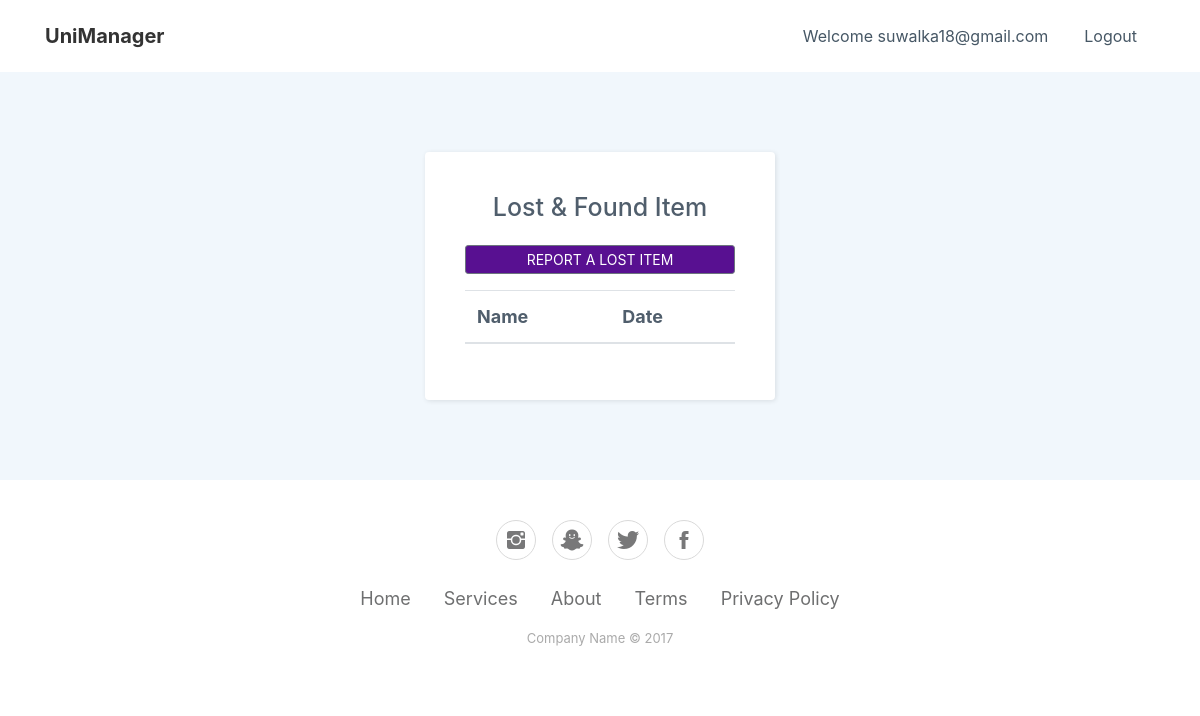
The app's page /home/lost-and-found (signed in), older data.
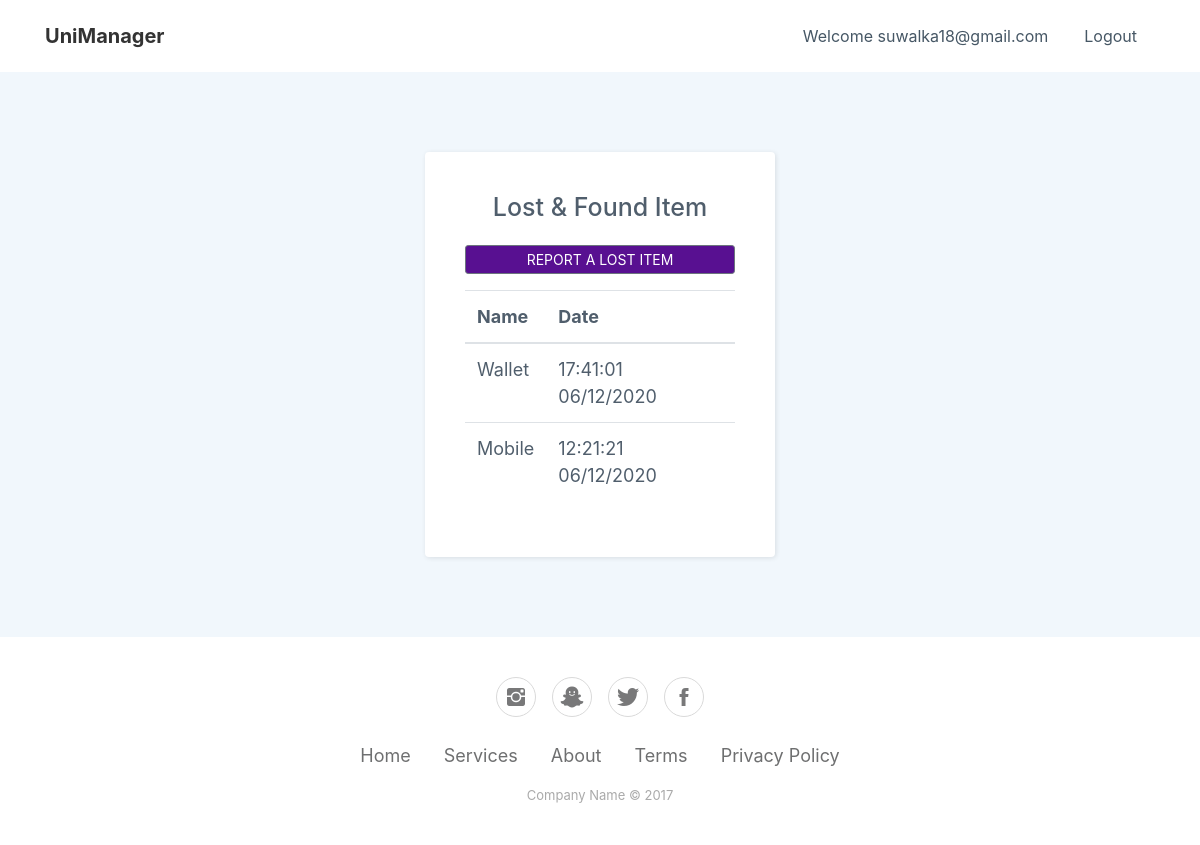
The same page, newer data.
### myapp/models.py (models this page shows)
class LostAndFound(models.Model):
    name = models.CharField(blank=False, null=False, max_length=100)
    information = models.CharField(blank=True, null=False, max_length=1000)
    status = models.IntegerField(blank=False, null=False, default=0)
    submit_date = models.DateTimeField(auto_now=True, null=False, blank=False)
    submit_user = models.ForeignKey(get_user_model(), on_delete=models.CASCADE, related_name="user_submit")
    takeaway_user = models.ForeignKey(get_user_model(), null=True, default=None, on_delete=models.CASCADE, related_name="user_takeaway")
    takeaway_date = models.DateTimeField(default=None, null=True, blank=False)
    item_received = models.BooleanField(default=False)

### myapp/views.py (the view)
# urls.py: path("home/lost-and-found", lost_and_found, name="lost-and-found"),
def lost_and_found(request):
    l_and_f = list(LostAndFound.objects.filter(status=0).order_by("-submit_date").values())
    for lf in range(len(l_and_f)):
        l_and_f[lf]["submit_date"] = l_and_f[lf]["submit_date"].strftime('%H:%M:%S %d/%m/%Y')
    return render(request, "lostfound_user.html",
                  {"name": request.session['name'].split()[0], "lost_and_found": l_and_f})

### templates/lostfound_user.html (shortened to what this page needs)
{% load static %}
<!DOCTYPE html>
<html>
<head>
    <link rel="stylesheet" href="{% static 'assets/bootstrap/css/bootstrap.min.css'%}">
    <link rel="stylesheet" href="{% static 'assets/fonts/font-awesome.min.css'%}">
    <link rel="stylesheet" href="{% static 'assets/fonts/ionicons.min.css'%}">
    <link rel="stylesheet" href="{% static 'assets/css/Bootstrap-Cards-v2-shri.css'%}">
    <link rel="stylesheet" href="{% static 'assets/css/Contact-Form-Clean-shri.css'%}">
    <link rel="stylesheet" href="{% static 'assets/css/Footer-Basic-shri.css'%}">
    <link rel="stylesheet" href="{% static 'assets/css/Login-Form-Clean-1-shri.css'%}">
    <link rel="stylesheet" href="{% static 'assets/css/Login-Form-Clean-shri.css'%}">
    <link rel="stylesheet" href="{% static 'assets/css/Navigation-Clean-shri.css'%}">
    <link rel="stylesheet" href="{% static 'assets/css/styles-shri.css'%}">
    <link rel="stylesheet" href="{% static 'assets/css/Table-With-Search-1-shri.css'%}">
    <link rel="stylesheet" href="{% static 'assets/css/Table-With-Search-shri.css'%}">
</head>
<body>
    <nav class="navbar navbar-light navbar-expand-md navigation-clean">
        <div class="container"><a class="navbar-brand" href="/">UniManager</a>
            <div class="collapse navbar-collapse"
                id="navcol-1">
                <ul class="nav navbar-nav ml-auto">
                    <li class="nav-item" role="presentation"><a class="nav-link" href="#">Welcome {{ name }}</a></li>
                    <li class="nav-item" role="presentation"><a class="nav-link" href="/logout">Logout</a></li>
                </ul>
            </div>
        </div>
    </nav>
    <div class="login-clean" style="font-size: 18px;">
        <form method="post" style="max-width: 350px;">
            <div class="d-block d-xl-flex justify-content-xl-center align-items-xl-center">
                <h2 class="text-center justify-content-xl-center align-items-xl-center" style="width: 228px;font-size: 25px;">Lost &amp; Found Item</h2>
            </div>
            <div class="form-group" style="margin-top: 15px; "><button class="btn btn-secondary btn-sm text-uppercase text-center d-block" type="button"  onclick="window.location = 'lost-and-found/report'" style="background-color: rgb(88,16,145);margin-top: 0;height: 29px;line-height: 16px;width: 100%">Report a lost item</button></div>
            <div class="table-responsive"
                style="margin-top: 9px;">
                <table class="table">
                    <thead>
                        <tr>
                            <th>Name</th>
                            <th>Date</th>
                        </tr>
                    </thead>
                    <tbody>
                    {% for lf in lost_and_found  %}
                    <tr>
                            <td>{{ lf.name}}</td>
                            <td>{{ lf.submit_date}}</td>
                        </tr>
                    {% endfor %}
                    </tbody>
                </table>
            </div>
        </form>
    </div>
    <div class="footer-basic">
        <footer>
            <div class="social"><a href="#"><i class="icon ion-social-instagram"></i></a><a href="#"><i class="icon ion-social-snapchat"></i></a><a href="#"><i class="icon ion-social-twitter"></i></a><a href="#"><i class="icon ion-social-facebook"></i></a></div>
            <ul class="list-inline">
                <li class="list-inline-item"><a href="#">Home</a></li>
                <li class="list-inline-item"><a href="#">Services</a></li>
                <li class="list-inline-item"><a href="#">About</a></li>
                <li class="list-inline-item"><a href="#">Terms</a></li>
                <li class="list-inline-item"><a href="#">Privacy Policy</a></li>
            </ul>
            <p class="copyright">Company Name © 2017</p>
        </footer>
    </div>
</body>
</html>

Row changes from the older to the newer data that the page shows:
added LostAndFound: name "Wallet", submit_date "17:41:01 06/12/2020"
added LostAndFound: name "Mobile", submit_date "12:21:21 06/12/2020"
